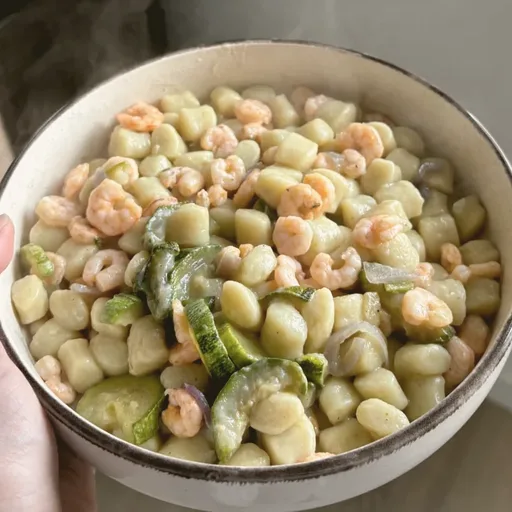
#> input picture naomi-3d/img/d-gnocchetti.webp, 512 x 512 px
$ python -i enhance.py   (imports and definitions only)
#> lines starting #> are read from the running program, lines starting #| are printed output that depends on the picture
#> further down, picture is the input picture: PIL image 512x512 RGB; mean R, G, B 153.7, 137.7, 106.4
#!/usr/bin/env python3
"""Ritocco delle foto del sito: toglie il rumore e i quadratini della compressione, riequilibra luci e colori,
ridimensiona con cura e rinfresca la nitidezza. Non inventa dettagli: dove la foto è piccola o sfocata (fotogrammi di video,
screenshot di Instagram) il guadagno è limitato; per un salto vero servono gli originali ad alta risoluzione.

Come libreria:
    from enhance import enhance, enhance_screen, remove_text, save_webp
    im = enhance(Image.open(...), width=900)          # foto
    im = enhance_screen(Image.open(...), width=1000)  # screenshot con testo (recensioni): niente livelli né contrasto locale
    a  = remove_text(cv2_bgr, [(x0, y0, x1, y1, vmin, smax)])   # toglie una scritta bianca sovrapposta alla foto
"""
import cv2
import numpy as np
from PIL import Image, ImageFilter, ImageOps


def _resize(a, width):
    if width and width != a.shape[1]:
        scale = width / a.shape[1]
        interp = cv2.INTER_AREA if scale < 1 else cv2.INTER_LANCZOS4
        a = cv2.resize(a, (width, round(a.shape[0] * scale)), interpolation=interp)
    return a


def enhance(im, width=None, strength=1.0, levels=0.55):
    """Foto. im: PIL.Image. width: larghezza finale. strength: 0..1.5 per tutto il ritocco.
    levels: quanto stirare le luci verso l'intera gamma (0 = niente)."""
#> called with strength = 1, levels = 0.55
    im = ImageOps.exif_transpose(im).convert('RGB')
    a = cv2.cvtColor(np.asarray(im), cv2.COLOR_RGB2BGR)

    # 1. rumore e blocchi di compressione: poco, il resto lo fa il ridimensionamento
    h = 3.2 * strength
    a = cv2.fastNlMeansDenoisingColored(a, None, h, h, 5, 15)

    # 2. dimensione: giù con INTER_AREA (toglie altro rumore), su con Lanczos
    a = _resize(a, width)

    # 3. luci e ombre: stira i livelli (solo in parte) e apre le ombre con un CLAHE leggero, sulla sola luminosità
    lab = cv2.cvtColor(a, cv2.COLOR_BGR2LAB)
#> lab: shape (512, 512, 3); mean of channels 0, 1, 2 146, 129.4, 147.1
    L = lab[:, :, 0].astype(np.float32)
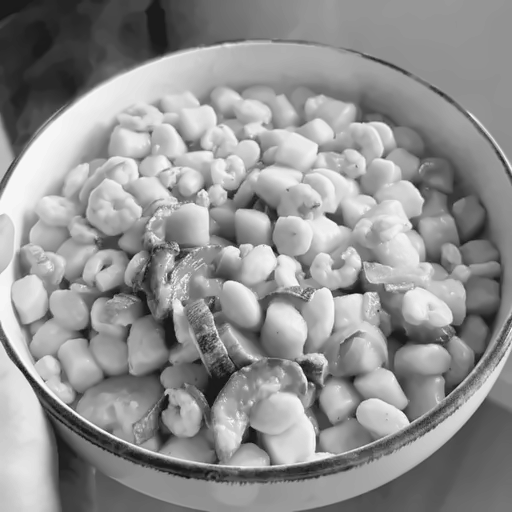
#> L: shape (512, 512) float32; min 14, max 251, mean 146
    lo, hi = np.percentile(L, (0.6, 99.6))
#> lo = 27; hi = 246
    if hi - lo > 40:
        stretched = np.clip((L - lo) * 255.0 / (hi - lo), 0, 255)
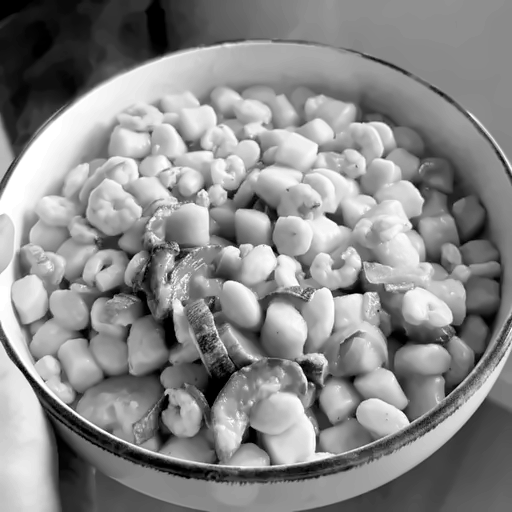
#> stretched: shape (512, 512) float32; min 0, max 255, mean 138.5
        L = L + (stretched - L) * levels * strength
    clahe = cv2.createCLAHE(clipLimit=1.5, tileGridSize=(8, 8))
    Lc = clahe.apply(np.clip(L, 0, 255).astype(np.uint8)).astype(np.float32)
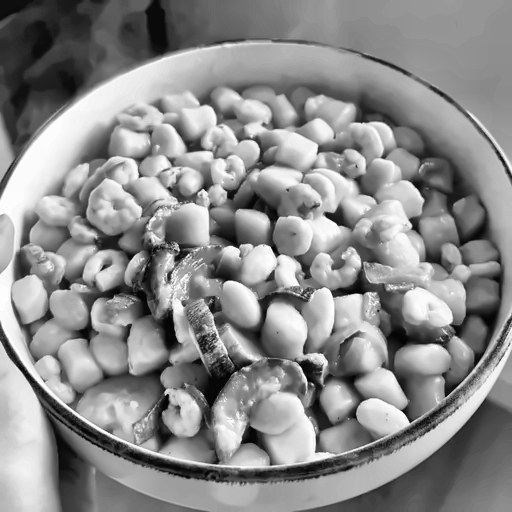
#> Lc: shape (512, 512) float32; min 1, max 255, mean 139.9
    lab[:, :, 0] = np.clip(L + (Lc - L) * 0.45 * strength, 0, 255).astype(np.uint8)
#> lab: shape (512, 512, 3); mean of channels 0, 1, 2 140.5, 129.4, 147.1
    a = cv2.cvtColor(lab, cv2.COLOR_LAB2BGR)
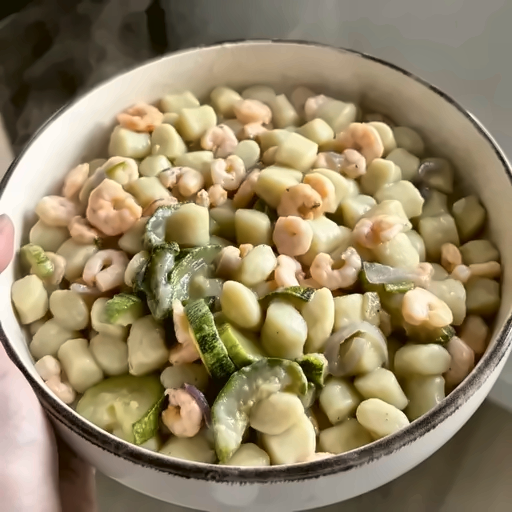
#> a: shape (512, 512, 3); mean B, G, R 101.2, 132.6, 148.2

    # 4. colori un po' più pieni
    hsv = cv2.cvtColor(a, cv2.COLOR_BGR2HSV).astype(np.float32)
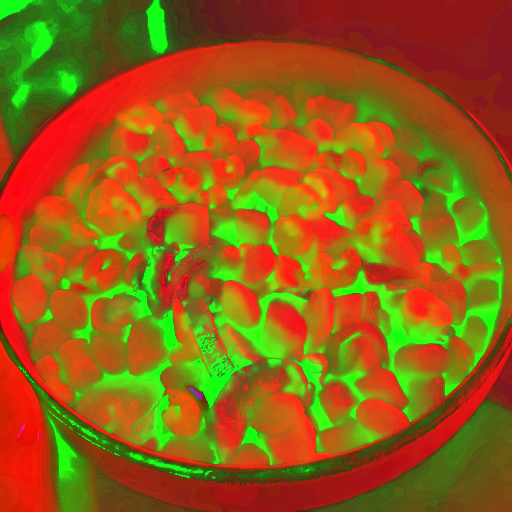
#> hsv: shape (512, 512, 3) float32; mean B, G, R 20.2, 95.1, 148.2
    hsv[:, :, 1] = np.clip(hsv[:, :, 1] * (1 + 0.10 * strength), 0, 255)
    a = cv2.cvtColor(hsv.astype(np.uint8), cv2.COLOR_HSV2BGR)

    out = Image.fromarray(cv2.cvtColor(a, cv2.COLOR_BGR2RGB))

    # 5. nitidezza: una passata larga (struttura) e una stretta (bordi)
    out = out.filter(ImageFilter.UnsharpMask(radius=2.2, percent=int(45 * strength), threshold=3))
    out = out.filter(ImageFilter.UnsharpMask(radius=0.8, percent=int(75 * strength), threshold=2))
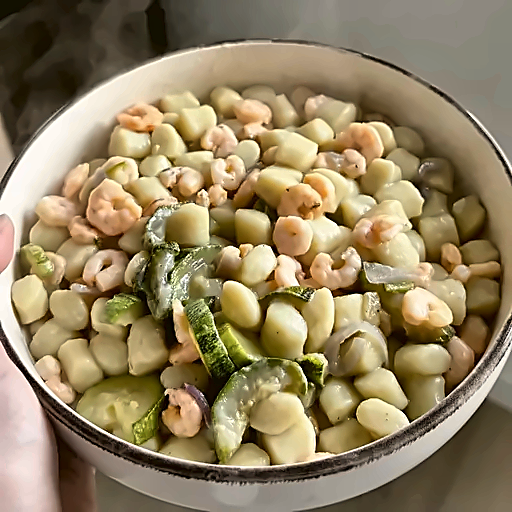
#> out: PIL image 512x512 RGB; mean R, G, B 147.7, 130.6, 96.8
    return out


def enhance_screen(im, width=None, strength=1.0):
    """Screenshot con testo (recensioni): toglie i quadratini del JPEG intorno alle lettere e le affina, senza toccare
    livelli, contrasto locale e colori (il bianco delle schede resta bianco)."""
    im = ImageOps.exif_transpose(im).convert('RGB')
    a = cv2.cvtColor(np.asarray(im), cv2.COLOR_RGB2BGR)
    h = 2.0 * strength
    a = cv2.fastNlMeansDenoisingColored(a, None, h, h, 5, 15)
    a = _resize(a, width)
    out = Image.fromarray(cv2.cvtColor(a, cv2.COLOR_BGR2RGB))
    return out.filter(ImageFilter.UnsharpMask(radius=1.1, percent=int(70 * strength), threshold=2))


def remove_text(a, boxes, grow=6):
    """Toglie scritte bianche sovrapposte alla foto (le didascalie di Instagram). a: immagine BGR (numpy).
    boxes: [(x0, y0, x1, y1, vmin, smax)]: dentro ogni riquadro sono 'testo' i pixel molto chiari (V >= vmin) e poco colorati
    (S <= smax). La maschera viene allargata di `grow` pixel per prendere bordo sfumato e alone, poi si ricostruisce lo sfondo
    con il riempimento per frequenze (FSR) di OpenCV: meglio di Telea su pareti con macchie e su capelli."""
    hsv = cv2.cvtColor(a, cv2.COLOR_BGR2HSV)
    m = np.zeros(a.shape[:2], np.uint8)
    for x0, y0, x1, y1, vmin, smax in boxes:
        r = hsv[y0:y1, x0:x1]
        m[y0:y1, x0:x1] = (((r[:, :, 2] >= vmin) & (r[:, :, 1] <= smax)) * 255).astype(np.uint8)
    m = cv2.dilate(m, cv2.getStructuringElement(cv2.MORPH_ELLIPSE, (grow * 2 + 1, grow * 2 + 1)))
    valid = (m == 0).astype(np.uint8) * 255  # per xphoto: 255 = pixel buono, 0 = da ricostruire
    out = np.zeros_like(a)
    cv2.xphoto.inpaint(a, valid, out, cv2.xphoto.INPAINT_FSR_FAST)
    return out


def save_webp(im, path, quality=80):
    im.save(path, 'WEBP', quality=quality, method=6)

>>> from PIL import Image
>>> picture = Image.open('../naomi-3d/img/d-gnocchetti.webp')
>>> result = enhance(picture)

$ run again, on naomi-3d/img/d-insalata.webp
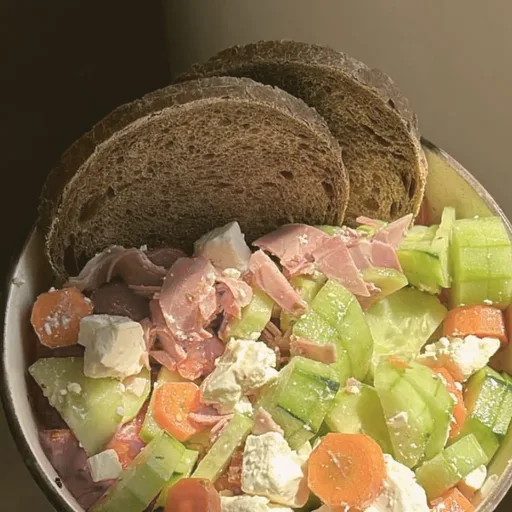
#> input picture naomi-3d/img/d-insalata.webp, 512 x 512 px
#> picture is the input picture: PIL image 512x512 RGB; mean R, G, B 138.5, 117.1, 77.4
#> in enhance, `L = lab[:, :, 0].astype(np.float32)`:
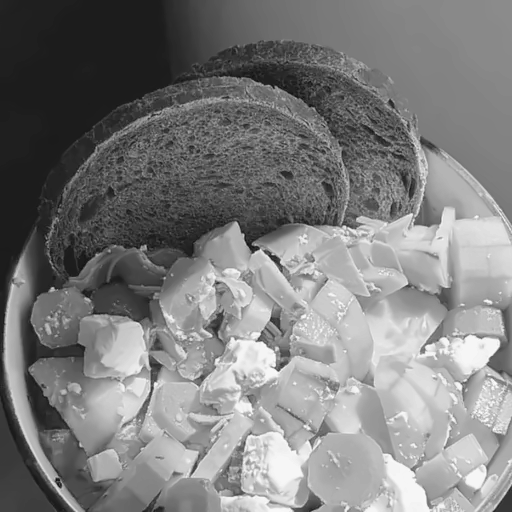
#> L: shape (512, 512) float32; min 17, max 253, mean 125.7
#> lo = 28; hi = 246
#> in enhance, `out = out.filter(ImageFilter.UnsharpMask(radius=0.8, percent=int(75 * ..`:
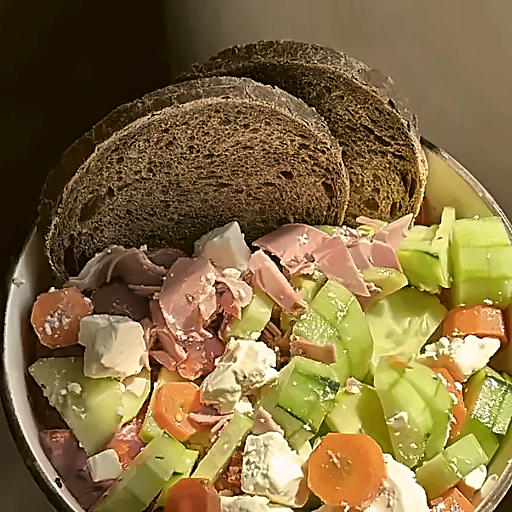
#> out: PIL image 512x512 RGB; mean R, G, B 131.5, 108.6, 65

$ run again, on naomi-3d/img/d-mezze.webp
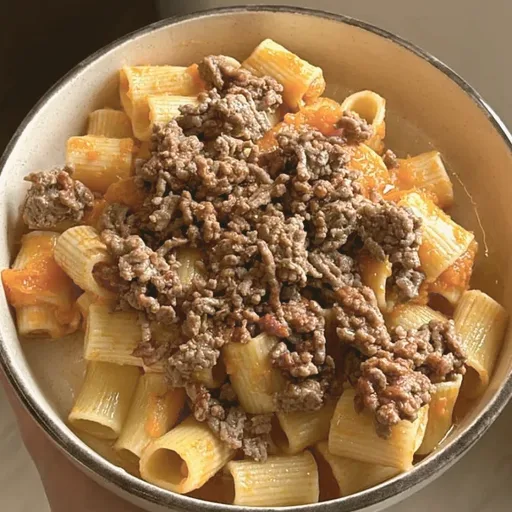
#> input picture naomi-3d/img/d-mezze.webp, 512 x 512 px
#> picture is the input picture: PIL image 512x512 RGB; mean R, G, B 150.6, 114.6, 75.1
#> in enhance, `L = lab[:, :, 0].astype(np.float32)`:
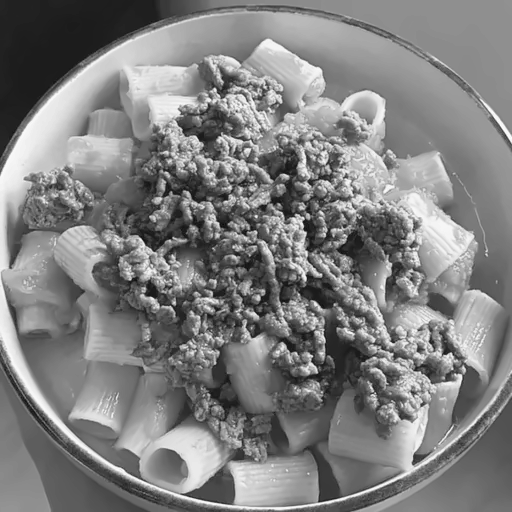
#> L: shape (512, 512) float32; min 9, max 252, mean 128
#> lo = 28; hi = 244
#> in enhance, `out = out.filter(ImageFilter.UnsharpMask(radius=2.2, percent=int(45 * ..`:
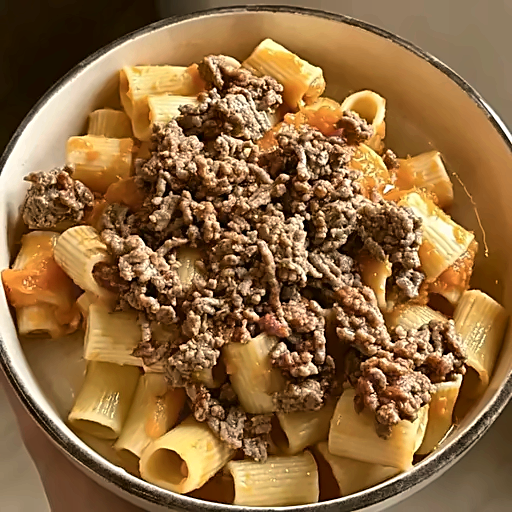
#> out: PIL image 512x512 RGB; mean R, G, B 144.3, 106.2, 63

$ run again, on naomi-3d/img/d-salmone.webp
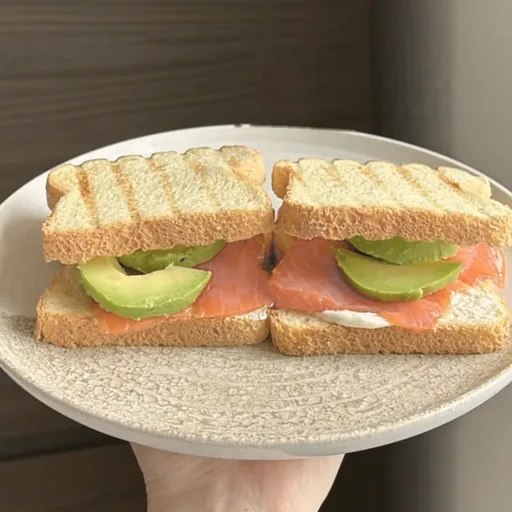
#> input picture naomi-3d/img/d-salmone.webp, 512 x 512 px
#> picture is the input picture: PIL image 512x512 RGB; mean R, G, B 153.7, 133.3, 104.1
#> in enhance, `L = lab[:, :, 0].astype(np.float32)`:
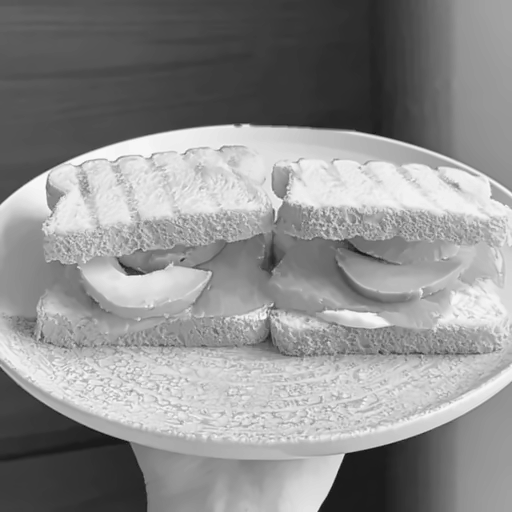
#> L: shape (512, 512) float32; min 17, max 251, mean 142.3
#> lo = 27; hi = 245
#> in enhance, `out = out.filter(ImageFilter.UnsharpMask(radius=0.8, percent=int(75 * ..`:
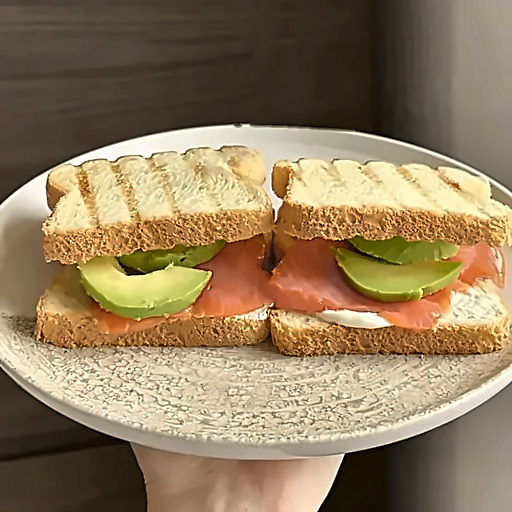
#> out: PIL image 512x512 RGB; mean R, G, B 145.6, 123.9, 92.1
